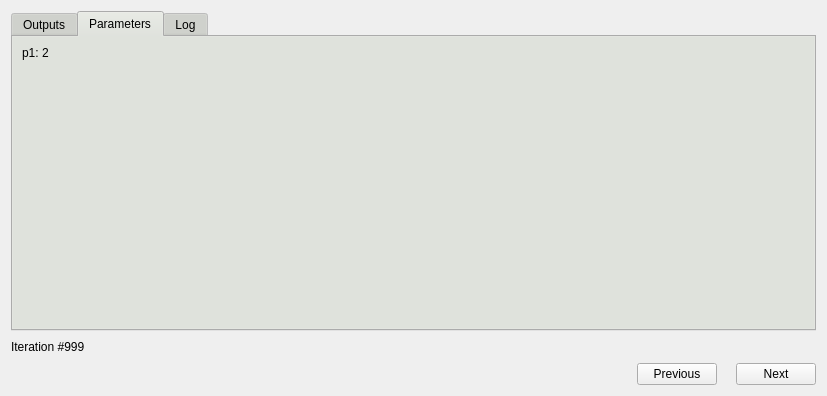
<?xml version="1.0" encoding="UTF-8"?>
<ui version="4.0">
 <class>results</class>
 <widget class="QWidget" name="results">
  <property name="geometry">
   <rect>
    <x>0</x>
    <y>0</y>
    <width>827</width>
    <height>396</height>
   </rect>
  </property>
  <property name="minimumSize">
   <size>
    <width>827</width>
    <height>396</height>
   </size>
  </property>
  <property name="windowTitle">
   <string>Form</string>
  </property>
  <layout class="QGridLayout" name="gridLayout">
   <item row="0" column="0">
    <widget class="QTabWidget" name="tabWidget">
     <property name="palette">
      <palette>
       <active>
        <colorrole role="Button">
         <brush brushstyle="SolidPattern">
          <color alpha="255">
           <red>211</red>
           <green>215</green>
           <blue>207</blue>
          </color>
         </brush>
        </colorrole>
       </active>
       <inactive>
        <colorrole role="Button">
         <brush brushstyle="SolidPattern">
          <color alpha="255">
           <red>211</red>
           <green>215</green>
           <blue>207</blue>
          </color>
         </brush>
        </colorrole>
       </inactive>
       <disabled>
        <colorrole role="Button">
         <brush brushstyle="SolidPattern">
          <color alpha="255">
           <red>211</red>
           <green>215</green>
           <blue>207</blue>
          </color>
         </brush>
        </colorrole>
       </disabled>
      </palette>
     </property>
     <property name="tabPosition">
      <enum>QTabWidget::North</enum>
     </property>
     <property name="tabShape">
      <enum>QTabWidget::Rounded</enum>
     </property>
     <property name="currentIndex">
      <number>1</number>
     </property>
     <widget class="QWidget" name="tab_output">
      <attribute name="title">
       <string>Outputs</string>
      </attribute>
      <layout class="QGridLayout" name="gridLayout_4">
       <item row="0" column="0">
        <layout class="QGridLayout" name="tab_layout"/>
       </item>
      </layout>
     </widget>
     <widget class="QWidget" name="tab_param">
      <attribute name="title">
       <string>Parameters</string>
      </attribute>
      <layout class="QGridLayout" name="gridLayout_3">
       <item row="0" column="0">
        <widget class="QLabel" name="label_3">
         <property name="text">
          <string>p1: 2</string>
         </property>
         <property name="alignment">
          <set>Qt::AlignLeading|Qt::AlignLeft|Qt::AlignTop</set>
         </property>
        </widget>
       </item>
      </layout>
     </widget>
     <widget class="QWidget" name="tab_log">
      <attribute name="title">
       <string>Log</string>
      </attribute>
      <layout class="QGridLayout" name="gridLayout_2">
       <item row="0" column="0">
        <widget class="QTextBrowser" name="log">
         <property name="html">
          <string>&lt;!DOCTYPE HTML PUBLIC &quot;-//W3C//DTD HTML 4.0//EN&quot; &quot;http://www.w3.org/TR/REC-html40/strict.dtd&quot;&gt;
&lt;html&gt;&lt;head&gt;&lt;meta name=&quot;qrichtext&quot; content=&quot;1&quot; /&gt;&lt;style type=&quot;text/css&quot;&gt;
p, li { white-space: pre-wrap; }
&lt;/style&gt;&lt;/head&gt;&lt;body style=&quot; font-family:'Ubuntu'; font-size:11pt; font-weight:400; font-style:normal;&quot;&gt;
&lt;p style=&quot;-qt-paragraph-type:empty; margin-top:0px; margin-bottom:0px; margin-left:0px; margin-right:0px; -qt-block-indent:0; text-indent:0px;&quot;&gt;&lt;br /&gt;&lt;/p&gt;&lt;/body&gt;&lt;/html&gt;</string>
         </property>
         <property name="textInteractionFlags">
          <set>Qt::LinksAccessibleByKeyboard|Qt::LinksAccessibleByMouse|Qt::TextBrowserInteraction|Qt::TextSelectableByKeyboard|Qt::TextSelectableByMouse</set>
         </property>
        </widget>
       </item>
      </layout>
     </widget>
    </widget>
   </item>
   <item row="1" column="0">
    <layout class="QHBoxLayout" name="horizontalLayout_2">
     <item>
      <widget class="QLabel" name="iter">
       <property name="text">
        <string>Iteration #999</string>
       </property>
      </widget>
     </item>
     <item>
      <spacer name="horizontalSpacer_4">
       <property name="orientation">
        <enum>Qt::Horizontal</enum>
       </property>
       <property name="sizeHint" stdset="0">
        <size>
         <width>40</width>
         <height>20</height>
        </size>
       </property>
      </spacer>
     </item>
    </layout>
   </item>
   <item row="2" column="0">
    <layout class="QHBoxLayout" name="horizontalLayout">
     <item>
      <spacer name="horizontalSpacer_2">
       <property name="orientation">
        <enum>Qt::Horizontal</enum>
       </property>
       <property name="sizeHint" stdset="0">
        <size>
         <width>40</width>
         <height>20</height>
        </size>
       </property>
      </spacer>
     </item>
     <item>
      <widget class="QPushButton" name="previous">
       <property name="text">
        <string>Previous</string>
       </property>
      </widget>
     </item>
     <item>
      <spacer name="horizontalSpacer">
       <property name="orientation">
        <enum>Qt::Horizontal</enum>
       </property>
       <property name="sizeType">
        <enum>QSizePolicy::Fixed</enum>
       </property>
       <property name="sizeHint" stdset="0">
        <size>
         <width>13</width>
         <height>20</height>
        </size>
       </property>
      </spacer>
     </item>
     <item>
      <widget class="QPushButton" name="next">
       <property name="text">
        <string>Next</string>
       </property>
      </widget>
     </item>
    </layout>
   </item>
  </layout>
 </widget>
 <resources/>
 <connections/>
</ui>
